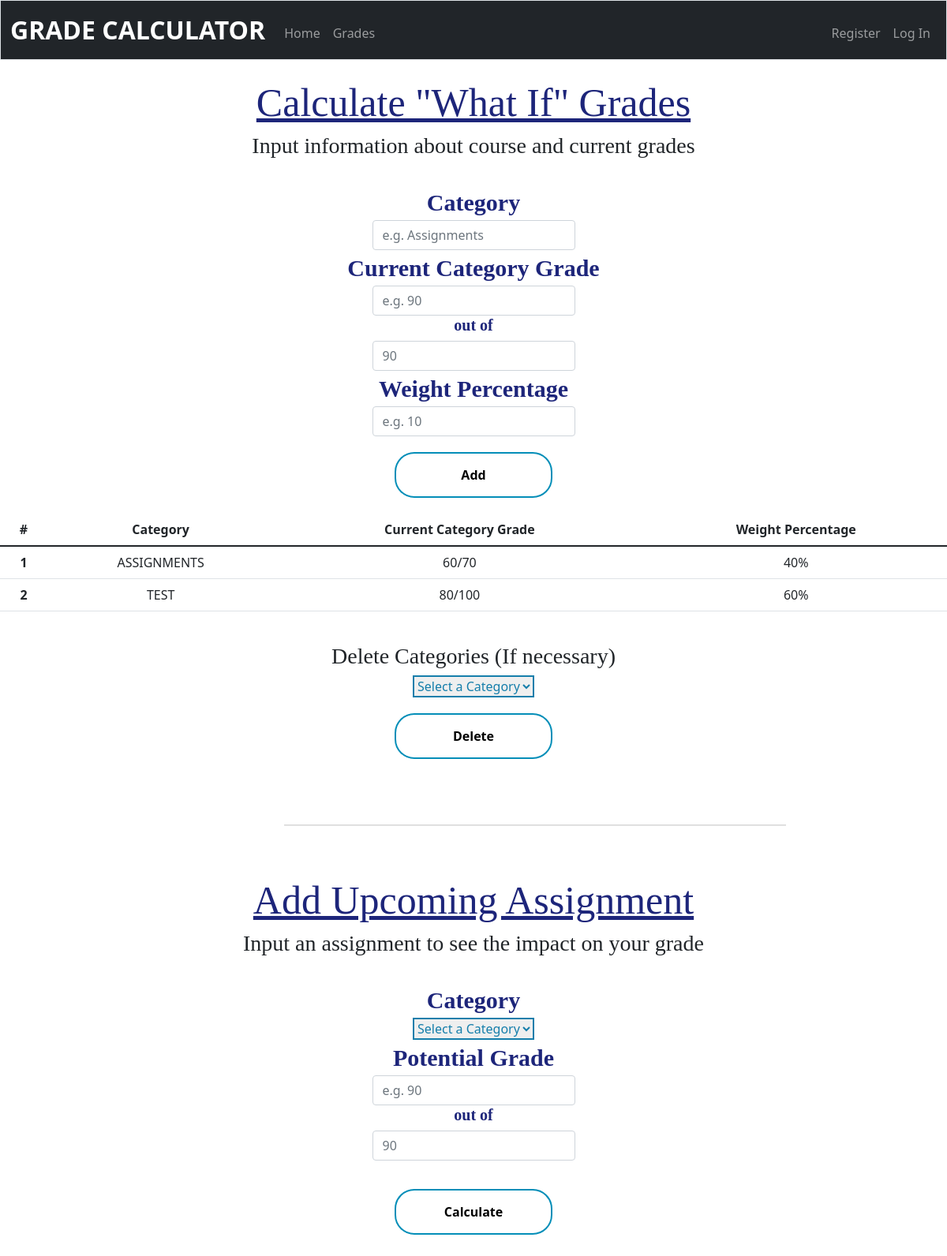
Screenshot of /grades3 with the database file from the repository.
### tables this page shows
CREATE TABLE 'grades' ('id' INTEGER NOT NULL DEFAULT 0 , 'auto_id' INTEGER NOT NULL DEFAULT 0 , 'category' TEXT NOT NULL, 'numerator' INTEGER NOT NULL, 'denominator' INTEGER NOT NULL, 'weight' INTEGER NOT NULL, 'course_name' TEXT NOT NULL DEFAULT '0');

### app.py (the view)
@app.route("/grades3", methods=["GET", "POST"])
def grades3():
    if request.method == "POST":
        name = db.execute("SELECT * FROM grades")[0]["course_name"]
        if name == '0':
            template = False
        else:
            template = True
        grades = db.execute("SELECT * FROM grades")
        category = request.form.get("category")
        numerator = request.form.get("numerator")
        denominator = request.form.get("denominator")
        selected2 = False
        x = 0
        for row in grades:
            selected = False
            if category == grades[x]["category"]:
                selected = True
                selected2 = True
            x += 1
            print(selected)
        if len(grades) == 0:
            flash('Please input categories to calculate a grade')
            return render_template("grades.html", grades = grades, selected = selected, numerator = numerator, denominator = denominator, selected2 = selected2, template = template)
        elif not category:
            flash('Please fill out all fields')
            return render_template("grades.html", grades = grades, selected = selected, numerator = numerator, denominator = denominator, selected2 = selected2, template = template)
        elif not numerator:
            flash('Please fill out all fields')
            return render_template("grades.html", grades = grades, selected = selected, numerator = numerator, denominator = denominator, selected2 = selected2, template = template)
        elif not denominator:
            flash('Please fill out all fields')
            return render_template("grades.html", grades = grades, selected = selected, numerator = numerator, denominator = denominator, selected2 = selected2, template = template)
        try:
            numerator = int(numerator)
        except:
            flash('Numbers must be positive integers')
            return render_template("grades.html", grades = grades, selected = selected, numerator = numerator, denominator = denominator, selected2 = selected2, template = template)
        try:
            denominator = int(denominator)
        except:
            flash('Numbers must be positive integers')
            return render_template("grades.html", grades = grades, selected = selected, numerator = numerator, denominator = denominator, selected2 = selected2, template = template)
        if numerator < 0:
            flash('Numbers must be positive integers')
            return render_template("grades.html", grades = grades, selected = selected, numerator = numerator, denominator = denominator, selected2 = selected2, template = template)
        elif denominator < 0:
            flash('Numbers must be positive integers')
            return render_template("grades.html", grades = grades, selected = selected, numerator = numerator, denominator = denominator, selected2 = selected2, template = template)
        new_numerator = numerator + int(db.execute("SELECT * FROM grades WHERE category = (?)", category)[0]["numerator"])
        new_denominator = denominator + int(db.execute("SELECT * FROM grades WHERE category = (?)", category)[0]["denominator"])
        final_grade = 0
        x = 0
        for row in grades:
            if grades[x]["category"] == category:
                temp_weight = float(int(db.execute("SELECT * FROM grades WHERE category = (?)", category)[0]["weight"]) / 100.00)
                temp_percent = float(new_numerator / new_denominator)
                temp_total = float(temp_weight * temp_percent)
                final_grade = final_grade + temp_total
                x += 1
            else:
                temp_numerator = int(grades[x]["numerator"])
                temp_denominator = int(grades[x]["denominator"])
                temp_weight = float(int(grades[x]["weight"]) / 100.00)
                if temp_denominator != 0:
                    temp_percent = float(temp_numerator / temp_denominator)
                else:
                    temp_percent = 1
                temp_total = float(temp_weight * temp_percent)
                final_grade = final_grade + temp_total
                x += 1
        final_grade = float("%.2f" % (final_grade * 100.00))
        grades = db.execute("SELECT * FROM grades")
        return render_template("grades.html", grades = grades, final_grade = final_grade, category = category, numerator = numerator, denominator = denominator, template = template)
    else:
        template = False
        grades = db.execute("SELECT * FROM grades")
        return render_template("grades.html", grades = grades, template = template)

### templates/grades.html (shortened to what this page needs)
{% extends "layout.html" %}
{% block main %}
    <br>
    <div class="grades">
        <h1>Calculate "What If" Grades</h1>
        {% if template == False %}
            <form action="/grades" method="post">
                <div class="grades">
                    <h3>Input information about course and current grades</h3>
                    <br>
                    <div class="inputBox">
                        <span>Category</span>
                        <input autocomplete="off" autofocus class="form-control mx-auto w-auto" id="category" name="category" placeholder="e.g. Assignments" type="text" value="{{ category }}">
                        <span>Current Category Grade</span>
                        <div id="button">
                            <input autocomplete="off" autofocus class="form-control mx-auto w-auto" id="numerator" name="numerator" placeholder="e.g. 90" type="number" value="{{ numerator }}">
                            <h2>out of</h2>
                            <input autocomplete="off" autofocus class="form-control mx-auto w-auto" id="denominator" name="denominator" placeholder="90" type="number" value="{{ denominator }}">
                        </div>
                        <span>Weight Percentage</span>
                        <input autocomplete="off" autofocus class="form-control mx-auto w-auto" id="weight" name="weight" placeholder="e.g. 10" type="number" value="{{ weight }}">
                    </div>
                    <div class="buttons">
                        <button class="button" type="submit">Add</button>
                    </div>
            </form>
        {% endif %}
        <table class="table">
            <thead>
                <tr>
                    <th scope="col">#</th>
                    <th scope="col">Category</th>
                    <th scope="col">Current Category Grade</th>
                    <th scope="col">Weight Percentage</th>
                </tr>
            </thead>
            <tbody>
            {% if grades %}
                {% for grade in grades %}
                    <tr>
                        <th>{{ grade.auto_id }}</th>
                        <td>{{ grade.category }}</td>
                        <td>{{ grade.numerator }}/{{ grade.denominator }}</td>
                        <td>{{ grade.weight }}%</td>
                    </tr>
                {% endfor %}
            {% endif %}
            </tbody>
        </table>
        {% if template == False %}
            <br>
            <h3>Delete Categories (If necessary)</h3>
            <form action="/grades2" method="post">
                <div class="select">
                    <select name="delete_button" id="delete_button">
                        <option value="" disabled selected>Select a Category</option>
                    </select>
                </div>
                <div class="buttons">
                    <button class="button" type="submit">Delete</button>
                </div>
            </form>
            {% if session["user_id"] %}
                <br>
                <h3>Save template to courses</h3>
                <form action="/courses" method="post">
                    <input autocomplete="off" autofocus class="form-control mx-auto w-auto" id="course_name" name="course_name" placeholder="Course Name" type="text">
                    <div class="buttons">
                        <button class="button" type="submit">Save</button>
                    </div>
                </form>
                <br><br><hr><br><br>
            {% else %}
                <br><br><hr><br><br>
            {% endif %}
        {% endif %}
        <h1>Add Upcoming Assignment</h1>
        <h3>Input an assignment to see the impact on your grade</h3>
        <br>
        <form action="/grades3" method="post">
            <span>Category</span>
            <div class="select">
                <select name="category" class="category">
                    {% if selected2 %}
                        <option value="" disabled>Select a Category</option>
                    {% else %}
                        <option value="" disabled selected>Select a Category</option>
                    {% endif %}
                </select>
            </div>
            <span>Potential Grade</span>
            <div class="mb-3">
                <input autocomplete="off" autofocus class="form-control mx-auto w-auto" id="numerator" name="numerator" placeholder="e.g. 90" type="number" value="{{ numerator }}">
                <h2>out of</h2>
                <input autocomplete="off" autofocus class="form-control mx-auto w-auto" id="denominator" name="denominator" placeholder="90" type="number" value="{{ denominator }}">
            </div>
            <div class="buttons">
                <button class="button" type="submit">Calculate</button>
            </div>
        </form>
        <br><br>
    </div>
{% endblock %}

### static/style.css (style rules this page uses)
* { margin: 0; padding: 0; }
hr { width: 53%; position: relative; left: 360px; top: 19%; transform: translateY(-60%); }
.buttons button { width: 200px; padding: 15px 0; text-align: center; margin: 20px 10px; border-radius: 25px; font-weight: bold; border: 2px solid #048eb8; background: transparent; cursor: pointer; position: relative; overflow: hidden; }
.buttons { display: flex; justify-content: center; }
table { text-align: center; }
.grades { text-align: center; }
.grades h1 { font-family: fantasy; font-size: 50px; color: #1d257a; text-decoration: underline; }
.grades h3 { font-family: serif; }
.grades span { font-size: 30px; color: #1d257a; font-family: serif; font-weight: bold; }
#button h2 { font-size: 20px; font-family: serif; font-weight: bold; }
select { color: #157eab; border-color: #157eab; border: 2px solid; }
.mb-3 h2 { font-size: 20px; font-family: serif; font-weight: bold; }
.grades hr { color: black; }
h2 { font-family: serif; font-size: 50px; color: #1d257a; }

### rows the page displays
grades: auto_id "1", category "ASSIGNMENTS", numerator "60", denominator "70", weight "40"
grades: auto_id "2", category "TEST", numerator "80", denominator "100", weight "60"
